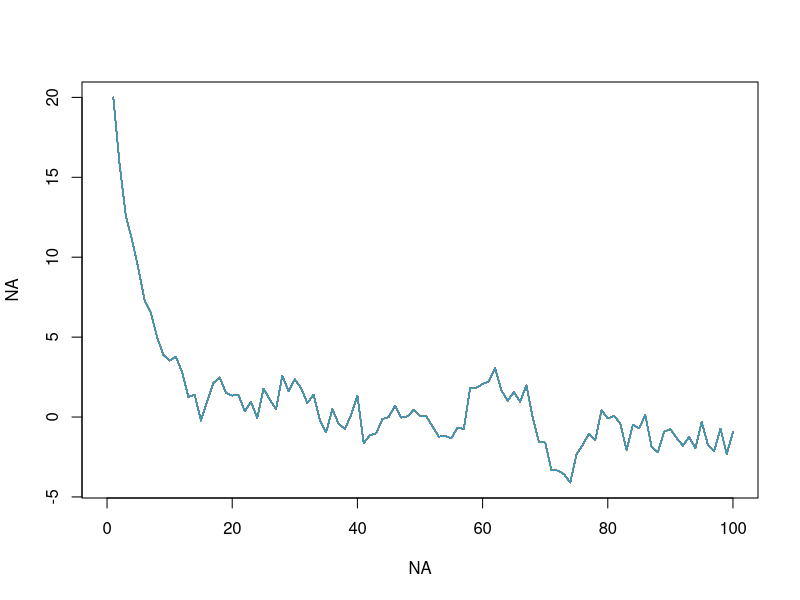

Write the R code that produced this figure.
#AR1 (Auto-Regresive process)

a <- 0.8
sigma <- 1
tmax <- 100
n <- 100
X <- matrix(0,n, tmax)
X[,1] <- 20

par(mfrow = c(1,1))
for (t in 2:tmax) {
  X[,t] <- a * X[,t-1] + sigma*rnorm(1) # rnorm gives noise
}

plot(x=NA, y=NA, type='n', xlim=c(0,tmax), ylim=range(X))

for(i in 1:n){
  lines(1:tmax,X[i,], col=i)
}